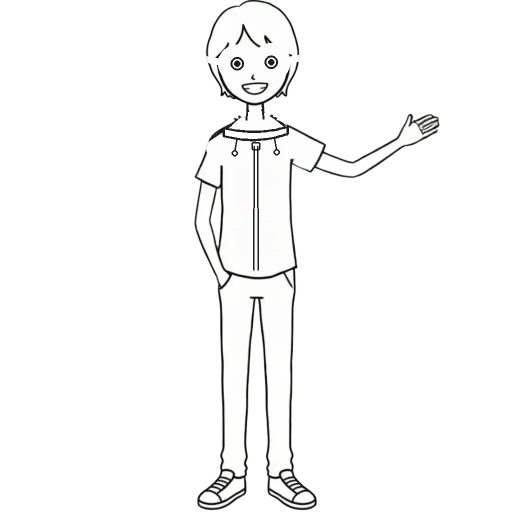
#> input picture Material/frames_new/1.webp, 1024 x 1024 px, found by its file name (shown at 1/2 size)
$ python inspect2.py
#> lines starting #> are read from the running program, lines starting #| are printed output that depends on the picture
# -*- coding: utf-8 -*-
"""检查原图肩膀轮廓 + 采样身体填充色"""
from PIL import Image

img = Image.open('textures/corridor/avatar_anim/1.webp').convert('RGBA')
#> img is the input picture: PIL image 1024x1024 RGBA; mean R, G, B, A 239.8, 239.3, 239.7, 38
# 肩膀区域放大
img.crop((390, 210, 520, 340)).resize((520, 520)).save('Material/debug/orig_lshoulder.png')
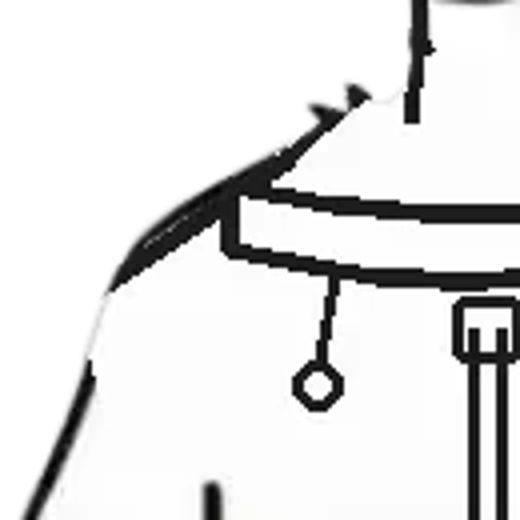
#> saved as orig_lshoulder.png: PIL image 520x520 RGBA; mean R, G, B, A 139.2, 139.2, 139.2, 165.2; transparent parts drawn white
img.crop((530, 200, 660, 330)).resize((520, 520)).save('Material/debug/orig_rshoulder.png')
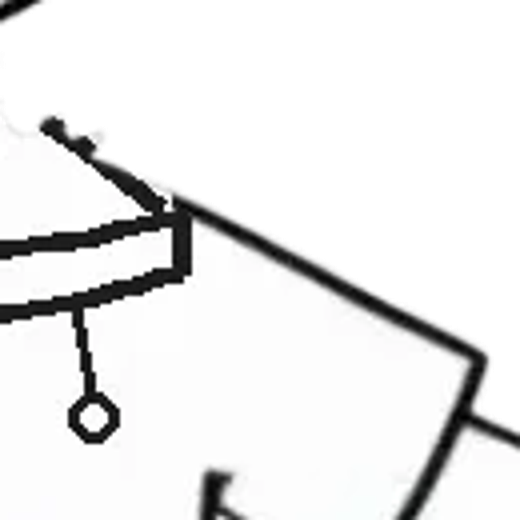
#> saved as orig_rshoulder.png: PIL image 520x520 RGBA; mean R, G, B, A 120.5, 120.5, 120.5, 137.6; transparent parts drawn white

# 采样身体内部填充色（多处）
for pt in [(500, 400), (480, 300), (540, 350), (460, 450), (700, 700), (510, 150)]:
    print(pt, img.getpixel(pt))
#> this loop made 6 passes
#| (500, 400) (253, 251, 252, 255)
#| (480, 300) (253, 253, 253, 255)
#| (540, 350) (252, 251, 252, 255)
#| (460, 450) (253, 253, 251, 255)
#| (700, 700) (252, 251, 252, 0)
#| (510, 150) (252, 251, 252, 255)
